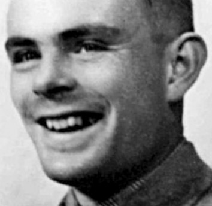
%> input picture hw9/turing.png, 212 x 206 px
$ octave conv2imgs.m   (GNU Octave 9; MATLAB toolbox functions it lacks are replaced by stand-ins)
%> lines starting %> are read from the running program, lines starting %| are printed output that depends on the picture
### hw9/visualize_spectrum.m
function visualize_spectrum(B)

subplot(1,2,1)
imshow(B, [])
title ('Image (x,y)');

Bf = fft2(B);
Bf = fftshift(Bf); % Center FFT for visualization

Bf = abs(Bf); % Get the magnitude
Bf = log(Bf+1); % Use log, for perceptual scaling, and +1 since log(0) is undefined

Bf = mat2gray(Bf); % Use mat2gray to scale the image between 0 and 1
subplot(1,2,2)
imshow(Bf, []); % Display the result

% [5 lines of commented-out code are left out]
title ('Spectrum log(|F(u,v)| + 1)');

### hw9/conv2imgs.m
close all;
clear all;

A_c= imread('turing.png');
%> A_c is the input picture: size 206x212x3 uint8; min 0, max 249, mean 125.8
A = rgb2gray(A_c);
A = double(A)./255; % image
%> A: size 206x212 double
figure(1);
visualize_spectrum(A);
%> in visualize_spectrum, `Bf = log(Bf+1);`:
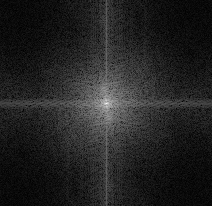
%> Bf: size 206x212 double; min 0.00676, max 9.98, mean 1.38; drawn with min black and max white


% h = fspecial('gaussian', hsize, sigma)
% h = fspecial('sobel')
% h = fspecial('log', hsize, sigma) returns a rotationally symmetric Laplacian of Gaussian filter of size hsize with standard deviation sigma (positive).
% hsize can be a vector specifying the number of rows and columns in h, or it can be a scalar, in which case h is a square matrix. The default value for hsize is [5 5] and 0.5 for sigma.
% size should be odd
%
sigma_spatial= 5;
B = fspecial('gaussian', [7*sigma_spatial 7*sigma_spatial], sigma_spatial); % some 2D filter function
figure(2);
visualize_spectrum(B);
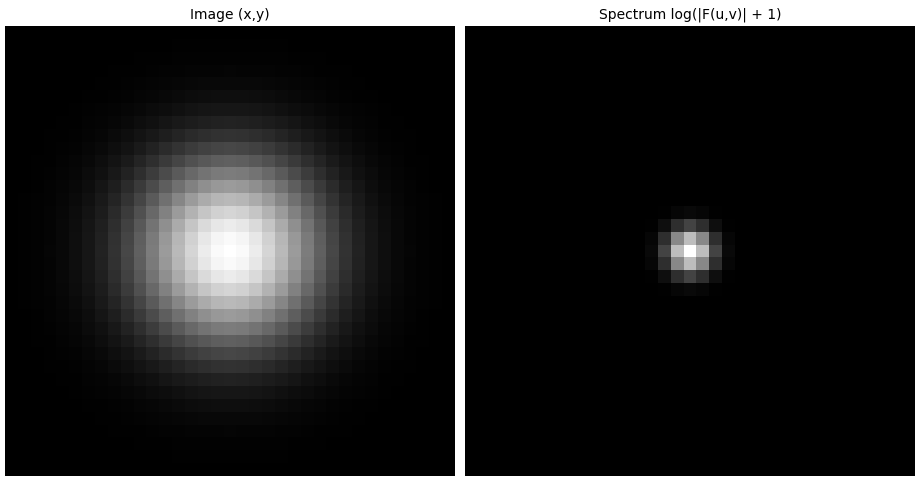
%> figure redrawn from the program's plot data, 2 panels


[m,n] = size(A);
%> m = 206; n = 212
[mb,nb] = size(B);

% output size: the full size of convolution
mm = m + mb - 1;
%> mm = 240
nn = n + nb - 1;
%> nn = 246

% Note: Y = fft2(X,m,n) truncates X, or pads X with zeros to create an m-by-n array before doing the transform. The result is m-by-n.
Af= fft2(A,mm,nn);
Bf= fft2(B,mm,nn);

C = ifft2(Af.* Bf);
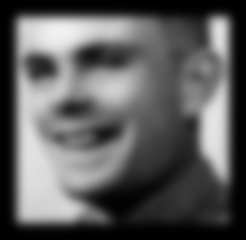
%> C: size 240x246 double; min 3.22e-08, max 0.945, mean 0.365
figure(3)
imshow(C,[]); % Display the result
title('Convolution done in Frequency Domain (Padded)');

% padding constants (for output of size == size(A))
% This is the top-left offset in C
padC_m = ceil((mb-1)./2);
padC_n = ceil((nb-1)./2);

% frequency-domain convolution result
D = C(padC_m+1:m+padC_m, padC_n+1:n+padC_n);
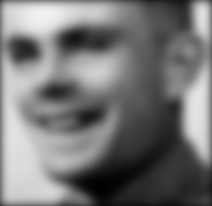
%> D: size 206x212 double; min 0.00381, max 0.945, mean 0.468
figure(4); % imshow(D,[]);
title('Convolution done in Frequency Domain (Clipped Padding)');
visualize_spectrum(D);
%> in visualize_spectrum (call 3), `Bf = log(Bf+1);`:
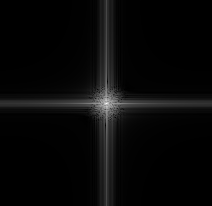
%> Bf: size 206x212 double; min 0.0118, max 9.92, mean 0.344; drawn with min black and max white


%Now, compare the above with doing spatial-domain convolution, using conv2D

% % space-domain convolution result
F = conv2(A,B,'same');
% % same: Returns the central part of the convolution of the same size as A.
% % valid: Returns only those parts of the convolution that are computed without the zero-padded edges. Using this option, C has size [ma-mb+1,na-nb+1] when all(size(A) >= size(B)). Otherwise conv2 returns [].
% %        ma-mb+1= ma - 2(mb-1)/2
figure(5); imshow(F,[]);
title('Convolution done in Spacial Domain');

error= norm(F - D)
%> error = 2.85e-14

$ run again, with hw9/cat.jpg saved as hw9/turing.png
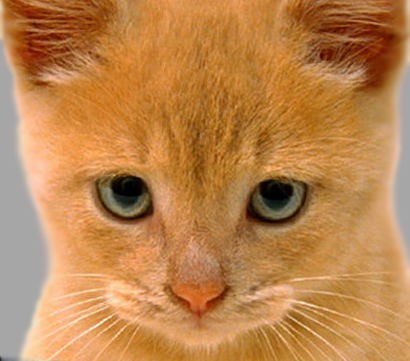
%> input picture hw9/cat.jpg, 410 x 361 px
%> A_c is the input picture: size 361x410x3 uint8; mean R, G, B 188.2, 132.5, 77.1
%> `D = C(padC_m+1:m+padC_m, padC_n+1:n+padC_n);`:
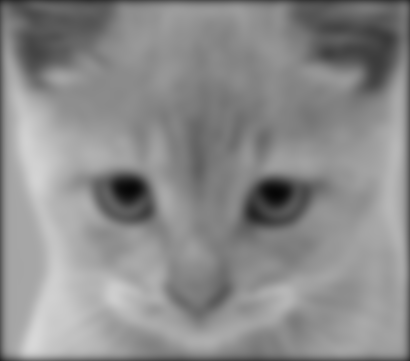
%> D: size 361x410 double; min 0.0258, max 0.846, mean 0.548
%> in visualize_spectrum (call 3), `Bf = log(Bf+1);`:
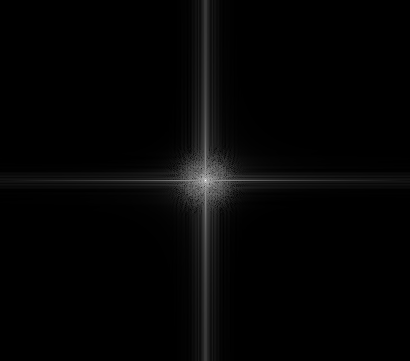
%> Bf: size 361x410 double; min 0.000671, max 11.3, mean 0.208; drawn with min black and max white
%> error = 1.18e-13

$ run again, with hw9/dog.jpg saved as hw9/turing.png
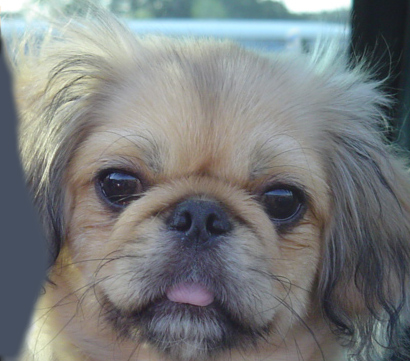
%> input picture hw9/dog.jpg, 410 x 361 px
%> A_c is the input picture: size 361x410x3 uint8; mean R, G, B 121.2, 124.5, 125
%> `C = ifft2(Af.* Bf);`:
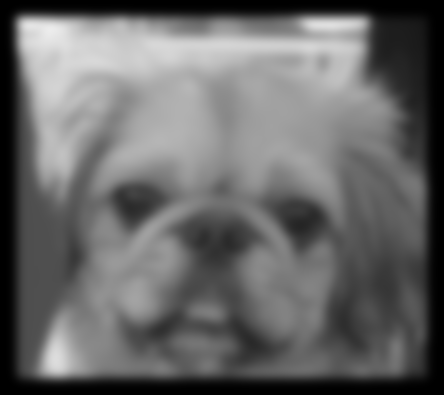
%> C: size 395x444 double; min 8.34e-09, max 0.927, mean 0.409
%> in visualize_spectrum (call 3), `Bf = log(Bf+1);`:
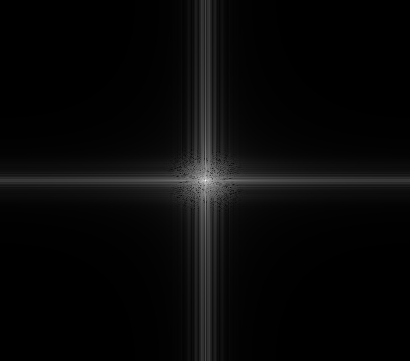
%> Bf: size 361x410 double; min 0.0475, max 11.16, mean 0.416; drawn with min black and max white
%> error = 9.96e-14

$ run again, with hw9/einstein.bmp saved as hw9/turing.png
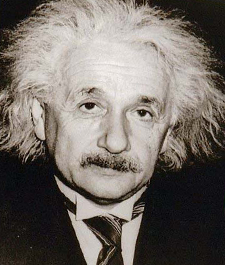
%> input picture hw9/einstein.bmp, 225 x 265 px
%> A_c is the input picture: size 265x225x3 uint8; mean R, G, B 115.7, 108.7, 102.6
%> `D = C(padC_m+1:m+padC_m, padC_n+1:n+padC_n);`:
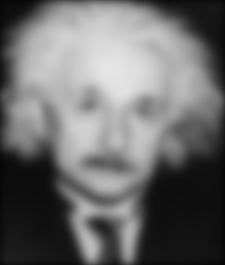
%> D: size 265x225 double; min 0.0189, max 0.902, mean 0.426
%> in visualize_spectrum (call 3), `Bf = log(Bf+1);`:
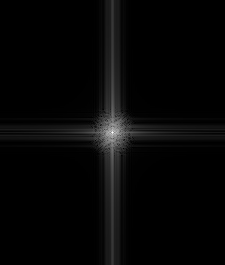
%> Bf: size 265x225 double; min 0.00475, max 10.14, mean 0.259; drawn with min black and max white
%> error = 3.92e-14
